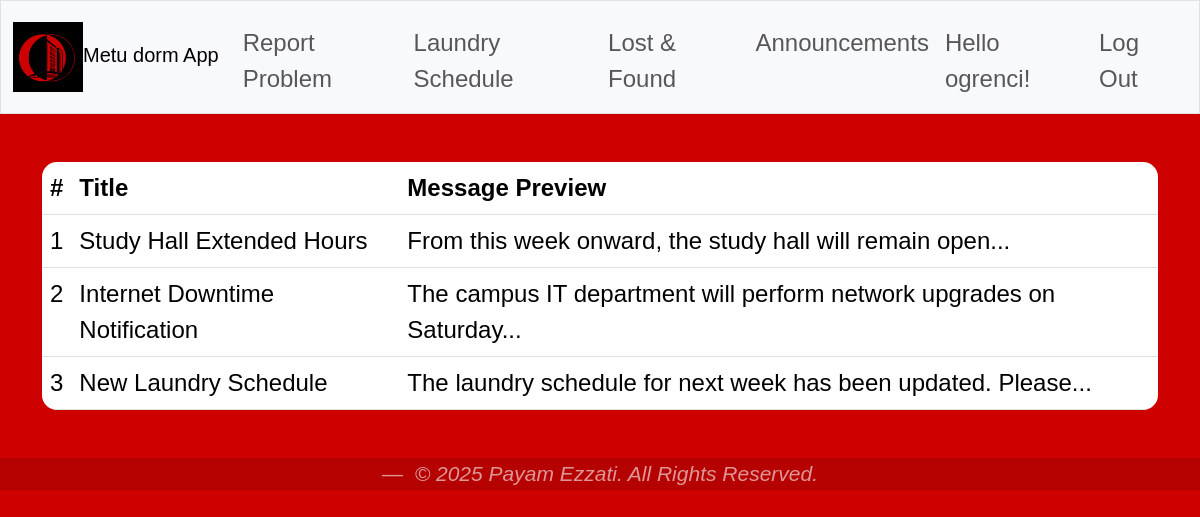
The app's page /announcements (signed in) with its own data.
### tables this page shows
CREATE TABLE announcements(
            id INTEGER PRIMARY KEY AUTOINCREMENT,
            user_id INTEGER NOT NULL,
            title TEXT,
            message TEXT,
            created_at TIMESTAMP DEFAULT CURRENT_TIMESTAMP,
            FOREIGN KEY (user_id) REFERENCES userss(id)
        );

### app.py (the view)
@app.route("/announcements",methods=["GET", "POST"])
@login_required
def announcements():
    if request.method == "POST":
        title = request.form.get("title")
        message = request.form.get("message")
        if not title or not message:
            return apology("no title - message :(")
        db = get_db()
        db.execute(
        "INSERT INTO announcements (title,message,user_id) VALUES (?,?,?)",
        (title,message,session["user_id"])
        )
        db.commit()
        return redirect("/announcements")
    else:
        db = get_db()
        cursor = db.execute( "SELECT userss.dorm_number as dorm, announcements.id AS announcement_id, announcements.title, announcements.message, announcements.created_at, userss.name AS posted_by " \
        "FROM announcements JOIN userss ON announcements.user_id = userss.id WHERE userss.dorm_number = ? ORDER BY announcements.id DESC;",(session["dorm"],))
        rows = cursor.fetchall()
        rows_dicts = [dict(row) for row in rows]
        for row in rows_dicts:
         words = row["message"].split()
         if len(words) > 10:
            row["preview"] = " ".join(words[:10]) + "..."
         else:
            row["preview"] = row["message"]
        return render_template("announcements.html",rows=rows_dicts)

### app.py (called while the page is built)
def get_db():
    if "db" not in g:
        g.db = sqlite3.connect(DATABASE)
        g.db.row_factory = sqlite3.Row
    return g.db

### helpers.py (called while the page is built)
def login_required(f):
    @wraps(f)
    def decorated_function(*args, **kwargs):
        if session.get("user_id") is None:
            return redirect("/login")
        return f(*args, **kwargs)
    return decorated_function

### templates/announcements.html (shortened to what this page needs)
{% extends "layout.html" %}
{% block main %}
    {% if session["role"] == "Officer"%}
    <form method = "POST">
        <div class="mb-3 col-6">
            <label  class="form-label">Title</label>
            <input type="text" class="form-control" name="title" required>
        </div>
        <div class="mb-3 col-6">
            <label class="form-label" required>message</label>
            <textarea class="form-control" name="message" rows="10" placeholder="Announcement detail" required></textarea>
        </div>
        <button type="submit" class="btn btn-dark">Announce!</button>
    </form>
    <br><br><br>
    <table class="table table-hover">
        <thead>
            <tr>
            <th>#</th>
            <th>Title</th>
            <th>Created At</th>
            <th>Message Preview</th>
            <th></th>
            </tr>
        </thead>
        <tbody>
            {% for row in rows %}
            <tr>
                <td>{{ loop.index }}</td>
                <td>{{ row["title"] }}</td>
                <td>{{row["created_at"]}} </td>
                <td>{{ row["preview"] }}</td>
                <td>
                <form method="POST" action="/announcement_delete">
                    <input type="hidden" name="announcement_id" value="{{ row['announcement_id'] }}">
                    <button type="submit" class="btn btn-danger btn-sm">DELETE</button>
                </form>
                </td>
            </tr>
            {% endfor %}
        </tbody>
    </table>
    {%else%}
    <table class="table table-hover">
        <thead>
            <tr>
            <th>#</th>
            <th>Title</th>
            <th>Message Preview</th>
            </tr>
        </thead>
        <tbody>
            {% for row in rows %}
            <tr>
                <td>{{ loop.index }}</td>
                <td>{{ row["title"] }}</td>
                <td>
                <a id = "link_announcement"  href="/announcement/{{ row['announcement_id'] }}">
                    {{ row["preview"] }}
                </a>
                </td>
            </tr>
            {% endfor %}
        </tbody>
    </table>
    {%endif%}
{% endblock %}

### static/styles.css (style rules this page uses)
* { box-sizing: border-box; }
body { padding-bottom: 5px; background-color: #cc0100; font-family: Arial, sans-serif; color: #000000; font-size: 1.5rem; font-weight: 400; line-height: 1.5; margin: 0; }
.table { border-radius: 15px; overflow: hidden; }
a { color: rgb(0, 0, 0); background-color: transparent; text-decoration: none; }

### records on screen
announcements: title "Study Hall Extended Hours", preview "From this week onward, the study hall will remain open..."
announcements: title "Internet Downtime Notification", preview "The campus IT department will perform network upgrades on Saturday..."
announcements: title "New Laundry Schedule", preview "The laundry schedule for next week has been updated. Please..."

### other values on screen
{{ session.get("name") }} "ogrenci"
